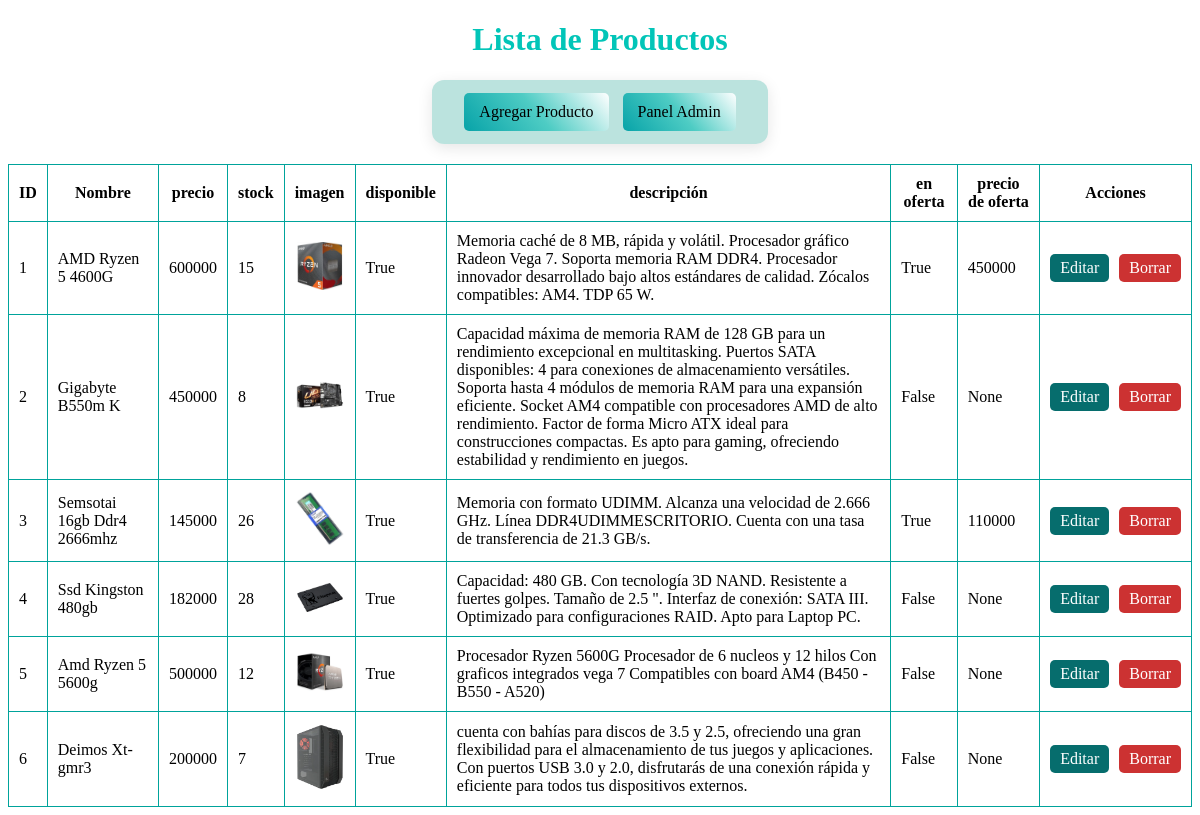
The page /manage_products/ on the database its author committed.
### store/models.py (models this page shows, shortened)
class Product(models.Model):
    category = models.CharField(
        choices=[
            ('Procesadores', 'Procesadores'),
            ('Monitores', 'Monitores'),
            ('Memorias RAM', 'Memorias RAM'),
            ('Memorias de Almacenamiento', 'Memorias de Almacenamiento'),
            ('Placas de video', 'Placas de video'),
            ('Fuentes de energia', 'Fuentes de energia'),
            ('Motherboards', 'Motherboards'),
            ('Refrigeracion', 'Refrigeracion'),
            ('Gabinetes', 'Gabinetes')
        ],
        default='Procesadores')
    name = models.CharField(max_length=200)
    price = models.DecimalField(max_digits=10, decimal_places=0)
    stock = models.IntegerField()
    image = models.ImageField(upload_to='products/', blank=True)
    is_available = models.BooleanField(default=True)
    description = models.TextField(blank=True)
    is_offered = models.BooleanField(default=False)
    offer_price = models.DecimalField(max_digits=10, decimal_places=0, null=True, blank=True)

### store/views.py (the view)
# urls.py: path('manage_products/', views.manage_products, name='manage_products'),
def manage_products(request):
    products = Product.objects.all()
    return render(request, 'store/admin/manage_products.html', {'products': products})

### store/templates/store/admin/manage_products.html (shortened to what this page needs)
<!DOCTYPE html>
<html lang="es">
<head>
    <link rel="stylesheet" href="/static/css/admin.css">
</head>
<body>
    <h1>Lista de Productos</h1>
    <div class="option-container">
        <a class="admin-option" href="{% url 'store:add_product' %}">Agregar Producto</a>
        <a class="admin-option" href="{% url 'users:admin_panel' %}">Panel Admin</a>
    </div>
    <table class="table-container">
        <thead>
            <tr>
                <th>ID</th>
                <th>Nombre</th>
                <th>precio</th>
                <th>stock</th>
                <th>imagen</th>
                <th>disponible</th>
                <th>descripción</th>
                <th>en oferta</th>
                <th>precio de oferta</th>
                <th>Acciones</th>
            </tr>
        </thead>
        <tbody>
            {% for product in products %}
            <tr>
                <td>{{ product.id }}</td>
                <td>{{ product.name }}</td>
                <td>{{ product.price }}</td>
                <td>{{ product.stock }}</td>
                <td>
                    {% if product.image %}
                        <img src="{{ product.image.url }}" alt="{{ product.name }}" width="50">
                    {% else %}
                        Sin imagen
                    {% endif %}
                </td>
                <td>{{ product.is_available }}</td>
                <td>{{ product.description }}</td>
                <td>{{ product.is_offered }}</td>
                <td>{{ product.offer_price }}</td>
                <td>
                    <div class="actions">
                        <a href="{% url 'store:edit_product' product.id %}"
                        class="edit">Editar
                        </a>
                        <a href="{% url 'store:delete_product' user.id %}"
                        class="delete" onclick="return confirm('¿Está seguro de borrar este producto?');">Borrar
                        </a>
                    </div>
                </td>
            </tr>
            {% endfor %}
        </tbody>
    </table>
</body>
</html>

### static/css/admin.css (style rules this page uses)
h1 { text-align: center; color: rgb(2, 197, 184); }
.admin-option { display: inline-block; background: linear-gradient(50deg,rgba(7, 163, 168, 1) 0%, rgba(78, 204, 196, 1) 50%, rgba(255, 255, 255, 1) 100%); text-decoration: none; color: var(--text-dark); border: none; font-weight: 500; padding: 10px 15px; border-radius: 5px; transition: color 0.3s ease; margin: 5px; }
.option-container { margin:auto; background: rgba(3, 150, 130, 0.267); padding: 8px; border-radius: 12px; box-shadow: 0 4px 15px rgba(0, 0, 0, 0.1); width: 100%; max-width: 320px; text-align: center; }
table, th, td { border-collapse: collapse; max-width: 1200px; border: 1px solid rgb(0, 163, 155); margin-top: 20px; margin-left: auto; margin-right: auto; background: white; padding: 10px; }
.actions { display: flex; gap: 10px; justify-content: center; }
.edit, .delete { text-decoration: none; padding: 5px 10px; border: none; border-radius: 5px; cursor: pointer; color: white; font-weight: 500; transition: background 0.3s ease; }
.edit { background-color: rgb(6, 109, 109); }
.delete { background-color: rgb(204, 50, 50); }

### rows shown on the page
Product: id "1", name "AMD Ryzen 5 4600G", price "600000", stock "15", image (picture), is_available "True", description "Memoria caché de 8 MB, rápida y volátil. Procesador gráfico Radeon Vega 7. Soporta memoria RAM DDR4. Procesador innovador desarrollado bajo altos estándares de calidad. Zócalos compatibles: AM4. TDP 65 W.", is_offered "True", offer_price "450000"
Product: id "2", name "Gigabyte B550m K", price "450000", stock "8", image (picture), is_available "True", description "Capacidad máxima de memoria RAM de 128 GB para un rendimiento excepcional en multitasking. Puertos SATA disponibles: 4 para conexiones de almacenamiento versátiles. Soporta hasta 4 módulos de memoria RAM para una expansión eficiente. Socket AM4 compatible con procesadores AMD de alto rendimiento. Factor de forma Micro ATX ideal para construcciones compactas. Es apto para gaming, ofreciendo estabilidad y rendimiento en juegos.", is_offered "False", offer_price "None"
Product: id "3", name "Semsotai 16gb Ddr4 2666mhz", price "145000", stock "26", image (picture), is_available "True", description "Memoria con formato UDIMM. Alcanza una velocidad de 2.666 GHz. Línea DDR4UDIMMESCRITORIO. Cuenta con una tasa de transferencia de 21.3 GB/s.", is_offered "True", offer_price "110000"
Product: id "4", name "Ssd Kingston 480gb", price "182000", stock "28", image (picture), is_available "True", description "Capacidad: 480 GB. Con tecnología 3D NAND. Resistente a fuertes golpes. Tamaño de 2.5 \". Interfaz de conexión: SATA III. Optimizado para configuraciones RAID. Apto para Laptop PC.", is_offered "False", offer_price "None"
Product: id "5", name "Amd Ryzen 5 5600g", price "500000", stock "12", image (picture), is_available "True", description "Procesador Ryzen 5600G Procesador de 6 nucleos y 12 hilos Con graficos integrados vega 7 Compatibles con board AM4 (B450 - B550 - A520)", is_offered "False", offer_price "None"
Product: id "6", name "Deimos Xt-gmr3", price "200000", stock "7", image (picture), is_available "True", description "cuenta con bahías para discos de 3.5 y 2.5, ofreciendo una gran flexibilidad para el almacenamiento de tus juegos y aplicaciones. Con puertos USB 3.0 y 2.0, disfrutarás de una conexión rápida y eficiente para todos tus dispositivos externos.", is_offered "False", offer_price "None"
